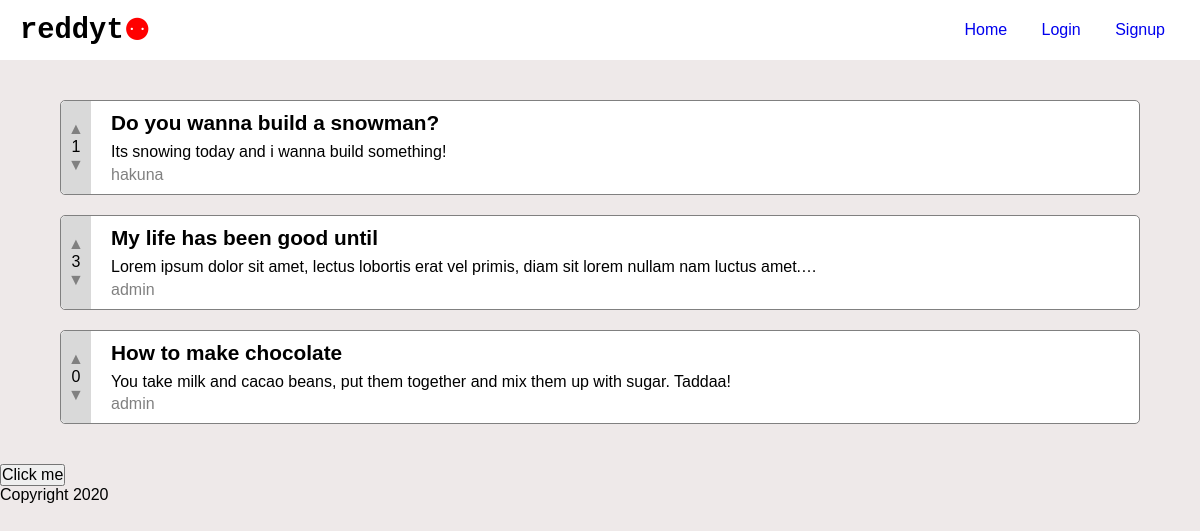
The page / on the database its author committed.
### discussion_app/models.py (models this page shows, shortened)
class Post(models.Model):
    title = models.CharField(max_length=200)
    text = models.TextField()
    user = models.ForeignKey(User, on_delete=models.CASCADE)
    created_timestamp = models.DateTimeField(auto_now_add=True)
    votes = models.IntegerField(default=0)
    class Meta:
        ordering = ['-created_timestamp']

### discussion_app/views.py (the view)
# urls.py: path("", views.index, name="index"),
def index(request):
    posts = Post.objects.all()[:5]
    context = {"posts": posts}
    return render(request, "discussion_app/index.html", context)

### templates/discussion_app/index.html
{% extends 'base.html' %} {% block title %}Homepage{% endblock title %}
{% block content %}
<div id="discussions">
  {% for post in posts %}
  <div class="discussion post-{{ post.id }}">
    <div class="left">
      <button class="upvote post-vote" data-postid="{{ post.id }}">&#x25B2;</button>
      <p class="votes">{{ post.votes }}</p>
      <button class="downvote post-vote" data-postid="{{ post.id }}">&#x25BC;</button>
    </div>
    <a class="right" href="{% url 'discussion_app:single_post' post.id %}">
      <p class="title">{{ post.title }}</p>
      <p class="text">{{ post.text|truncatechars:100 }}</p>
      <p class="author">{{ post.user.username }}</p>
    </a>
  </div>
  {% endfor %}
</div>
<div>
  <button id="test">Click me</button>
</div>
{% endblock content%}

### static/css/main.css (style rules this page uses)
*, *:before, *:after { padding: 0px; margin: 0px; font-family: sans-serif; box-sizing: border-box; font-size: 16px; }
body { background: #eee9e9; width: 100vw; max-width: 100%; }
#discussions { width: 90vw; position: relative; margin: 30px auto; }
#discussions .discussion { background: white; width: 90vw; min-height: 40px; display: inline-flex; border-radius: 5px; margin: 10px 0px; border: 1px solid grey; }
#discussions .discussion .left { min-width: 30px; background: #d9d9d9; display: flex; justify-content: center; align-items: center; border-radius: 5px 0px 0px 5px; flex-direction: column; }
#discussions .discussion .left button { border: none; background: transparent; cursor: pointer; color: grey; }
#discussions .discussion .right { padding: 10px 20px; text-decoration-color: black; text-decoration: none; color: black; }
#discussions .discussion .right .title { font-weight: bold; font-size: 1.3rem; margin-bottom: 0.5rem; transition: all 0.2s; }
#discussions .discussion .right .text { margin-bottom: 0.3rem; }
#discussions .discussion .right .author { color: grey; }

### rows shown on the page
Post: votes "1", title "Do you wanna build a snowman?", text "Its snowing today and i wanna build something!", user.username "hakuna"
Post: votes "3", title "My life has been good until", text "Lorem ipsum dolor sit amet, lectus lobortis erat vel primis, diam sit lorem nullam nam luctus amet.…", user.username "admin"
Post: votes "0", title "How to make chocolate", text "You take milk and cacao beans, put them together and mix them up with sugar. Taddaa!", user.username "admin"
